Frame 1 (no input): blank canvas, image omitted
Frame 60 (no input): blank canvas, image omitted
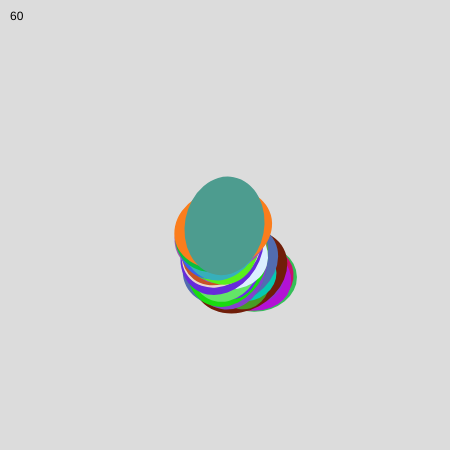
Frame 120 (the mouse pressed at the canvas centre since frame 60)

The p5.js sketch whose frames 1 and 60 were blank and that drew this single picture after the mouse press (run headless with seeded random() and noise() and a simulated clock; from frame 60 on, the mouse is pressed at the canvas centre):

// p5.js sketch
// ── sketch.js
let balls = [];

function setup() {
  createCanvas(450, 450);
  background(220);
  
}

function draw() {
  background(220);

  // generate
  if (mouseIsPressed) {
    balls.push(new Ball(mouseX, mouseY, random(50, 100)));
  }

  // update and display
  for (let i = 0; i < balls.length; i++) {
    let b = balls[i];
    b.move();
    //b.fall();
    //b.reappear();
    b.checkEdges();
    b.display();
  }

  // limit
  while (balls.length > 1000) {
    balls.splice(0, 1); // (index, howMany)
  }

  // control: if the particle is done, let's remove it!
  // FLIP the FOR LOOP!
  for (let i = balls.length - 1; i >= 0; i--) {
    let b = balls[i];
    if (b.isDone) {
      balls.splice(i, 1); // (index, howMany)
    }
  }
  
  // display the number of the particles
  text(balls.length, 10, 20);
}

function mousePressed() {
  //balls.push( new Ball(mouseX, mouseY, random(10, 20)) );
}
//

class Ball {
  constructor(x, y, dia) {
    this.pos = createVector(x, y);
    //this.vel = createVector(random(-3, 3), random(-3, 3));
    this.vel = p5.Vector.fromAngle( radians(frameCount) );
    //
    this.dia = dia;
    //
    this.r = random(255);
    this.g = random(255);
    this.b = random(255);
    //
    this.rotSpd = random(0.01, 0.03);
    //
    this.isDone = false;
  }
  move() {    
    this.pos.add(this.vel); // pos += vel
    //this.pos.sub()
    //this.pos.mult()
    //this.pos.div()
  }
  fall() {
    let acc = createVector(0, 0.05);
    this.vel.add(acc);
  }
  speedUp() {
    //
  }
  reappear() {
    if (this.pos.x < 0) {
      this.pos.x = width;
    } else if (this.pos.x > width) {
      this.pos.x = 0;
    }
    if (this.pos.y < 0) {
      this.pos.y = height;
    } else if (this.pos.y > height) {
      this.pos.y = 0;
    }
  }
  checkEdges() {
    if (this.pos.x < 0 || this.pos.x > width) {
      this.isDone = true;
    }
    if (this.pos.y < 0 || this.pos.y > height) {
      this.isDone = true;
    }
  }
  display() {
    push();
    translate(this.pos.x, this.pos.y);
    rotate(frameCount * this.rotSpd);
    noStroke();
    fill(this.r, this.g, this.b);
    ellipse(0, 0, this.dia, this.dia * 0.8);
    pop();
  }
}

function mouseDragged(){
  
}
